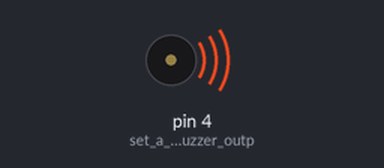
Simulated run of this sketch. Board: Arduino Uno, built with avr-gcc and run on an emulated ATmega328P. On the bench: buzzer (waves = sounding).

Above: at 0.4 s.
Timing chart, 0 to 3.7 s (numbered marks = the images above):
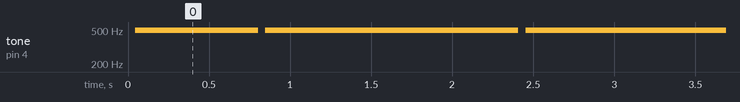

Measured:
- by itself, tone on pin 4 (set_a_pin_for_buzzer_outp): repeats every 1.6 s: silent 0.04 s, 498 Hz 1.6 s

The sketch:

BuzzerTest.ino
```cpp
// Buzzer example function for the CEM-1203 buzzer (Sparkfun's part #COM-07950).
// by Rob Faludi
// http://www.faludi.com

void setup() {
  pinMode(4, OUTPUT); // set a pin for buzzer output
}

void loop() {
  buzz(4, 500, 50); // buzz the buzzer on pin 4 at 2500Hz for 1000 milliseconds
  delay(50); // wait a bit between buzzes
}


void buzz(int targetPin, long frequency, long length) {
  long delayValue = 1000000/frequency/2; // calculate the delay value between transitions
  //// 1 second's worth of microseconds, divided by the frequency, then split in half since
  //// there are two phases to each cycle
  long numCycles = frequency * length/ 1000; // calculate the number of cycles for proper timing
  //// multiply frequency, which is really cycles per second, by the number of seconds to
  //// get the total number of cycles to produce
 for (long i=0; i < numCycles; i++){ // for the calculated length of time...
    digitalWrite(targetPin,HIGH); // write the buzzer pin high to push out the diaphram
    delayMicroseconds(delayValue); // wait for the calculated delay value
    digitalWrite(targetPin,LOW); // write the buzzer pin low to pull back the diaphram
    delayMicroseconds(delayValue); // wait againf or the calculated delay value
  }
}
```
